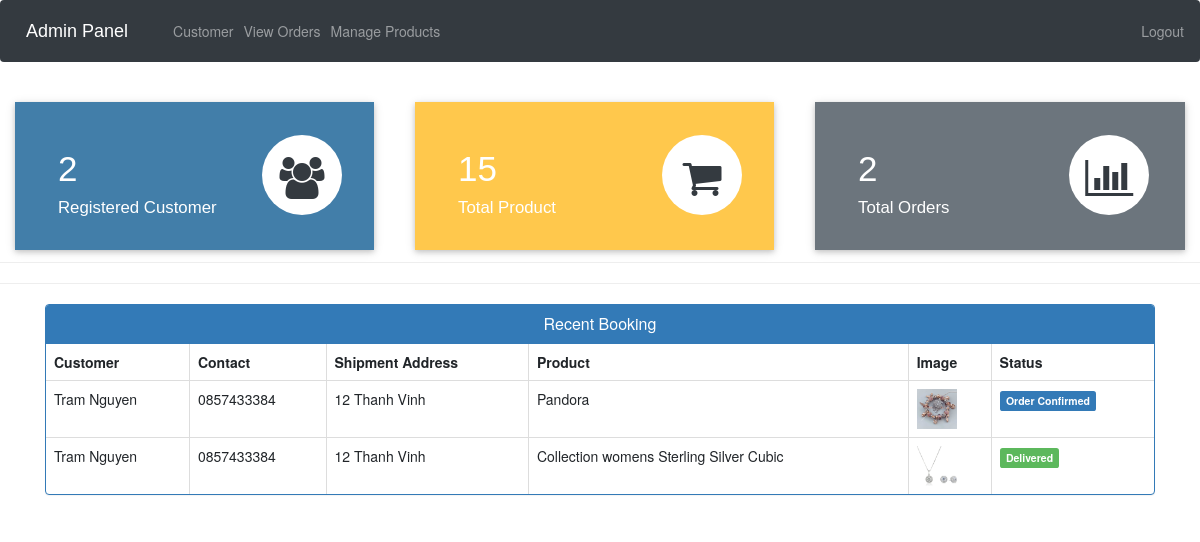
The app's page /admin-dashboard (signed in) with its own data.
### ecom/models.py (models this page shows, shortened)
class Customer(models.Model):
    user=models.OneToOneField(User,on_delete=models.CASCADE)
    profile_pic= models.ImageField(upload_to='profile_pic/CustomerProfilePic/',null=True,blank=True)
    address = models.CharField(max_length=40)
    mobile = models.CharField(max_length=20,null=False)
    @property
    def get_name(self):
        return self.user.first_name+" "+self.user.last_name

class Orders(models.Model):
    STATUS =(
        ('Pending','Pending'),
        ('Order Confirmed','Order Confirmed'),
        ('Out for Delivery','Out for Delivery'),
        ('Delivered','Delivered'),
    )
    customer=models.ForeignKey('Customer', on_delete=models.CASCADE,null=True)
    product=models.ForeignKey('Product',on_delete=models.CASCADE,null=True)
    email = models.CharField(max_length=50,null=True)
    address = models.CharField(max_length=500,null=True)
    mobile = models.CharField(max_length=20,null=True)
    order_date= models.DateField(auto_now_add=True,null=True)
    status=models.CharField(max_length=50,null=True,choices=STATUS)

class Product(models.Model):
    name=models.CharField(max_length=40)
    product_image= models.ImageField(upload_to='product_image/',null=True,blank=True)
    price = models.PositiveIntegerField()
    description=models.CharField(max_length=40)

### ecom/views.py (the view)
# urls.py: path('admin-dashboard', views.admin_dashboard_view,name='admin-dashboard'),
@login_required(login_url='adminlogin')
def admin_dashboard_view(request):
    customercount=models.Customer.objects.all().count()
    productcount=models.Product.objects.all().count()
    ordercount=models.Orders.objects.all().count()
    orders=models.Orders.objects.all()
    ordered_products=[]
    ordered_bys=[]
    for order in orders:
        ordered_product=models.Product.objects.all().filter(id=order.product.id)
        ordered_by=models.Customer.objects.all().filter(id = order.customer.id)
        ordered_products.append(ordered_product)
        ordered_bys.append(ordered_by)
    mydict={
    'customercount':customercount,
    'productcount':productcount,
    'ordercount':ordercount,
    'data':zip(ordered_products,ordered_bys,orders),
    }
    return render(request,'ecom/admin_dashboard.html',context=mydict)

### templates/ecom/admin_dashboard.html
{% extends 'ecom/admin_base.html' %}
{% load static %}
{% block content %}
<br>
{%include 'ecom/admin_dashboard_cards.html'%}
<br><br><br><br><br>
<hr><hr>
<div class="container" >
    <div class="panel panel-primary" >
      <div class="panel-heading" style="text-align:center;">
        <h6 class="panel-title">Recent Booking</h6>
      </div>
      <table class="table table-hover table-bordered" id="dev-table">
        <thead>
          <tr>
            <th>Customer</th>
            <th>Contact</th>
            <th>Shipment Address</th>
            <th>Product</th>
            <th>Image</th>
            <th>Status</th>
          </tr>
        </thead>
        {% for product,customer,order in data %}
        <tr>
          {% for c in customer %}
          <td> {{c.get_name}}</td>
          <td>{{c.mobile}}</td>
          <td>{{order.address}}</td>
          {% endfor %}
          {% for p in product %}
          <td> {{p.name}}</td>
          <td> <img src="{% static p.product_image.url %}" alt="Profile Pic" height="40px" width="40px" /></td>
          {% if order.status == 'Pending'%}
          <td> <span class="label label-info">{{order.status}}</span></td>
          {% elif order.status == 'Delivered' %}
          <td> <span class="label label-success">{{order.status}}</span></td>
          {% elif order.status == 'Out for Delivery' %}
          <td> <span class="label label-warning">{{order.status}}</span></td>
          {%else%}
            <td> <span class="label label-primary">{{order.status}}</span></td>
          {%endif%}
          {% endfor %}
        </tr>
        {% endfor %}
      </table>
  </div>
</div>
{% endblock content %}

### records on screen
Orders: address "12 Thanh Vinh", status "Order Confirmed"
Customer: get_name "Tram Nguyen", mobile "0857433384"
Product: name "Pandora", product_image (picture)
Orders: address "12 Thanh Vinh", status "Delivered"
Product: name "Collection womens Sterling Silver Cubic", product_image (picture)

### other values on screen
{{ customercount }} "2"
{{ productcount }} "15"
{{ ordercount }} "2"
